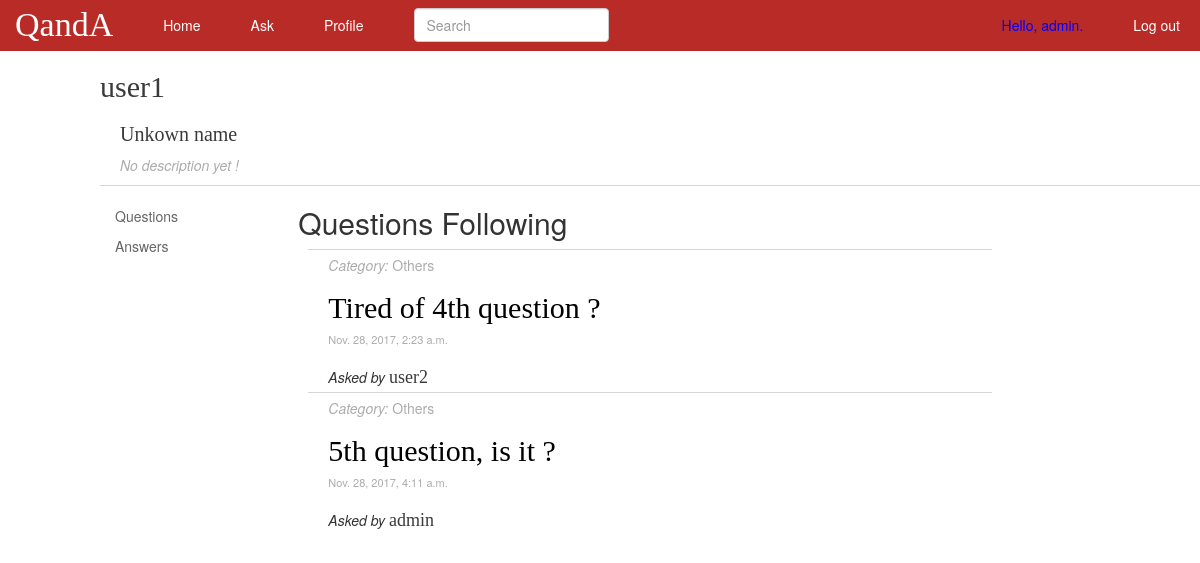
The app's page /profile/2/follows/ (signed in) with its own data.
### polls/models.py (models this page shows, shortened)
class Question(models.Model):
	content = models.CharField(max_length=200)
	category = models.CharField(max_length=30, null=True)
	time = models.DateTimeField('date asked')
	user = models.ForeignKey(User, on_delete=models.CASCADE, related_name="creator")
	followers = models.ManyToManyField(User, related_name="followers")

### polls/views.py (the view)
# urls.py: url(r'^profile/(?P<user_id>[0-9]+)/follows/$', views.user_follows, name='userfollows'),
@login_required
def user_follows(request, user_id):
	fl_questions = Question.objects.filter(followers = user_id)
	user = User.objects.get(id = user_id)
	context = {'fl_questions' : fl_questions, 'user_id' : int(user_id), 'target_user' : user}
	return render(request, 'polls/user_follows.html', context)

### polls/templates/polls/user_follows.html
{% extends "polls/base_profile.html" %}
{% load static%}
{% block procontent %}
<div class="col-xs-8 test2">
	<h2>Questions Following</h2>
	{% include 'polls/questions.html' with questions=fl_questions %}
</div>
{% endblock procontent %}

### polls/templates/polls/base_profile.html (shortened to what this page needs)
{% extends "polls/base.html" %}
{% load static%}
{% block content %}
		<div class="container-fluid" id="mainview">
			<div class="profile-head">
				<h3 class="accent-text" style="font-size:30px"> {{ target_user.username }} </h3>
				<div class="user-details">
					<h3 class="accent-text" style="font-size:20px">
					{% if target_user.profile.name %}
						{{ target_user.profile.name }}
					{% else %}
						Unkown name
					{% endif %}
					</h3>
					<p><i>
						{% if target_user.profile.description %}
							Description: {{ target_user.profile.description }}
						{% else %}
							No description yet !
						{% endif %}
					</i></p>
				</div>
				<hr class="hrstyle" width="100%">
			</div>
			<div class="profile-main">
				<div class="col-xs-2 test1 left-panel" style="margin-top: 10px">
					<ul style="padding:0">
						<li class="pannel-item"><a href="{% url 'polls:profile' target_user.id %}" class="side-pannel-text">Questions</a></li>
						<li class="pannel-item"><a href="{% url 'polls:useranswers' target_user.id %}" class="side-pannel-text">Answers</a></li>
					</ul>
				</div>
				{% block procontent %}
				{% endblock procontent %}
				</div>
			</div>
{% endblock content %}

### polls/templates/polls/base.html (shortened to what this page needs)
{% load static %}
<html>
	<head>
		<link rel="stylesheet" type="text/css" href="{% static '/polls/style.css' %}" />
		<link rel="stylesheet" href="https://maxcdn.bootstrapcdn.com/bootstrap/3.3.7/css/bootstrap.min.css">
	</head>
	<body>
		<nav class="row navbar navbar-fixed-top" id="header">
		  <div class="container-fluid">
		    <div class="navbar-header">
		      	<a class="navbar-brand" href="#" id="mytitle">QandA</a>
		    </div>
		    <ul class="nav navbar-nav navbar-left">
				<li><a href="/">Home</a></li>
				{% if user.is_authenticated %}
					<li><a data-toggle="modal" href="{% url 'polls:newquestion' %}" data-target="#modal" data-tooltip>Ask</a></li>
					<li><a href="{% url 'polls:profile' user.id %}">Profile</a></li>
			    {% endif %}
		    </ul>
		    <form class="navbar-form navbar-left" method="post" action="{% url 'polls:search' %}">
		    	<input type="text" class="form-control" name="keyword" placeholder="Search">
	    	</form>
	    	<ul class="nav navbar-nav navbar-right">
				{% if user.is_authenticated %}
			    	<li><a style="color: blue">Hello, {{ user.username }}.</a></li>
			    	<li><a href="{% url 'users:logout' %}">Log out</a></li>
			    {% else %}
			    	<li><a href="{% url 'users:login' %}">Log in</a></li>
			    	<li><a href="{% url 'users:register' %}">Register</a></li>
			    {% endif %}
		    </ul>
		  </div>
		</nav>
		{% block content %}
		{% endblock content %}
	</body>
</html>

### polls/templates/polls/questions.html
{% load static %}
{% for question in questions %}
	<div class="content-wrapper">
		<div><a href="{% url 'polls:category' question.category %}" class="category"><i>Category:</i> {{question.category}}</a></div>
		<h2><a href="{% url 'polls:details' question.id %}" class="accent-text question-text">{{question.content}}</a></h2>
		<div class="time">{{question.time}}</div>
		<br>
		<div><span class="tagging-text">Asked by </span><a href="{% url 'polls:profile' question.user.id %}" class="accent-text username">{{question.user.username}}</a></div>
	</div>
{% endfor %}

### polls/static/polls/style.css (style rules this page uses)
body { background-color: #fff; padding-left: 100px; }
#header { background-color: rgb(185, 43, 39); }
#mytitle { font-family: "Times New Roman", Georgia; font-size: 34px; color: #fff; }
#mainview { margin: 0px 0px 0px 0px; padding: 0px 0px 0px 0px; margin-top: 50px; }
#header a { color: #fff; margin: 0px 20px 0px 0px; }
.left-panel li { list-style: none; }
.category { color: #acacac; }
.user-details { color: #acacac; margin-left: 20px; }
hr.hrstyle { border-top: 1px solid rgb(214, 214, 214); margin-top: 1px; margin-bottom: 0px; }
.navbar-form { padding: 10px 50px; margin: 0px 0px 0px 0px; border-top: 0px solid transparent; border-bottom: 0px solid transparent; -webkit-box-shadow: inset 0 1px 0 rgba(255,255,255,.1),0 1px 0 rgba(255,255,255,.1); box-shadow: inset 0 1px 0 rgba(255,255,255,.1),0 0px 0 rgba(255,255,255,.1); }
.time { color: #acacac; font-size: 11px; }
.username { font-size: 18px; border-bottom: 1px solid transparent; display: inline-block; line-height: 0.85; }
.accent-text { font-family: "Times New Roman", Georgia; color: rgb(58, 58, 58); }
.question-text { font-size: 30px; color: black; border-bottom: 1px solid transparent; display: inline-block; line-height: 0.85; text-shadow: 2px 2px white, 2px -2px white, -2px 2px white, -2px -2px white; }
.content-wrapper { background-color: #fff; margin: 0px 10px 0px 10px; padding: 5px 20px 5px 20px; border-top: solid 0.5px; border-color: rgb(214, 214, 214); }
.side-pannel-text { font-size: 14px; color: #666; text-decoration: none }
li.pannel-item { margin-top: 10px; }
.tagging-text { font-size: 14px; font-style: italic; }

### records on screen
Question: category "Others", content "Tired of 4th question ?", time "Nov. 28, 2017, 2:23 a.m.", user.username "user2"
Question: category "Others", content "5th question, is it ?", time "Nov. 28, 2017, 4:11 a.m.", user.username "admin"

### other values on screen
{{ user.username }} "admin"
{{ target_user.username }} "user1"
